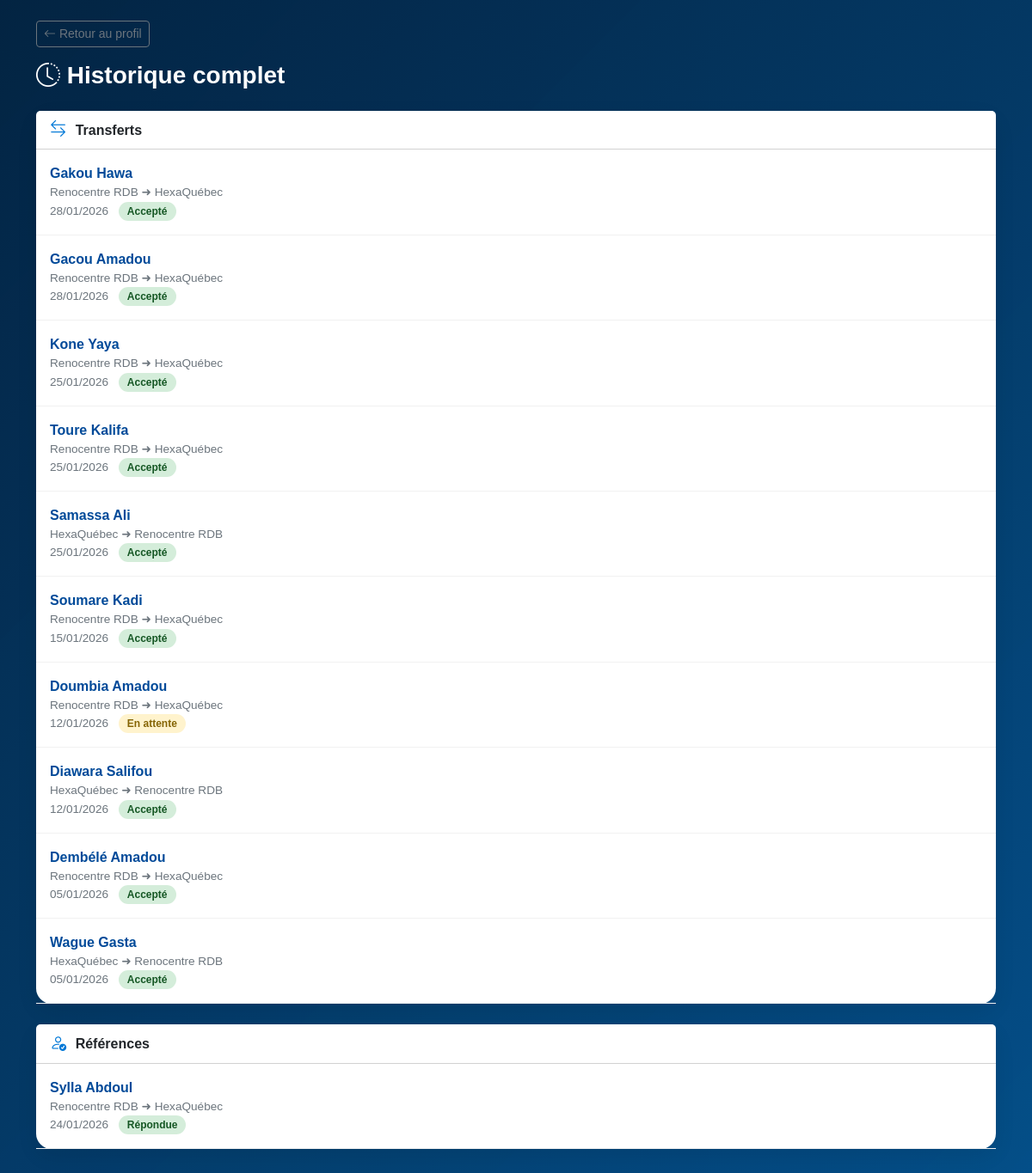
The page /historique/ (signed in) on the database as committed earlier.
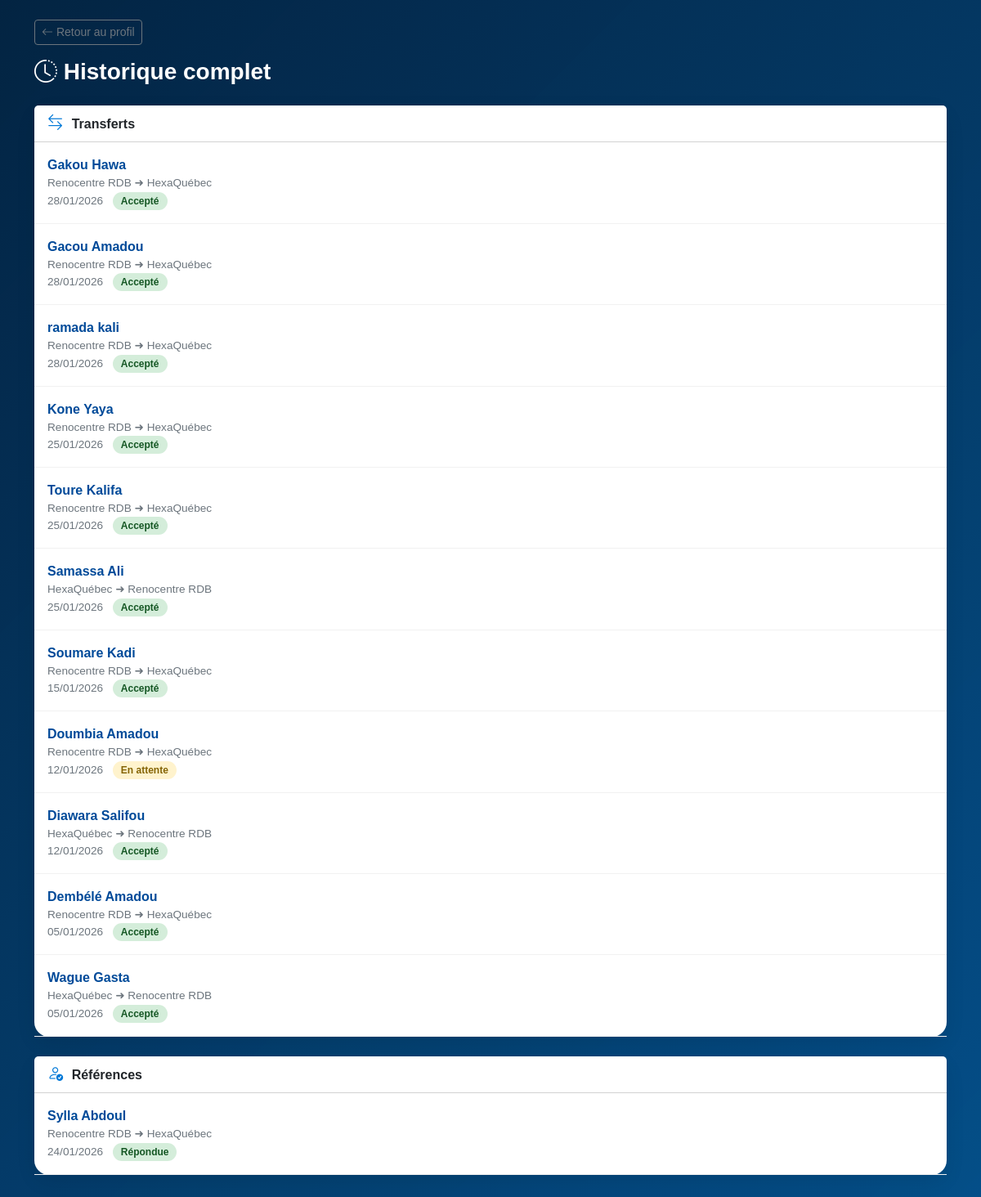
The same page on the database as committed later.
### rh/models.py (models this page shows, shortened)
class Transfert(models.Model):
    TYPE_OPERATION_CHOICES = [
        ("transfert", "Transfert"),
        ("embauche", "Embauche"),
    ]
    STATUT_CHOICES = [
        ("canadien", "Canadien / Résident permanent"),
        ("etranger", "Autre nationalité"),
    ]
    type_operation = models.CharField(
        max_length=10,
        choices=TYPE_OPERATION_CHOICES,
        default="transfert"
    )
    nom_employe = models.CharField(max_length=100)
    prenom_employe = models.CharField(max_length=100)
    poste = models.CharField(max_length=150)
    numero_employe = models.CharField(
        max_length=50,
        blank=True,
        null=True
    )
    date_naissance = models.DateField(null=True, blank=True)
    statut_canadien = models.CharField(
        max_length=20,
        choices=STATUT_CHOICES
    )
    nas = models.CharField(
        max_length=11,
        blank=True,
        null=True,
        help_text="NAS requis uniquement si autre nationalité"
    )
    ancienne_entreprise = models.ForeignKey(
        Employeur,
        on_delete=models.CASCADE,
        related_name="transferts_envoyes"
    )
    nouvelle_entreprise = models.ForeignKey(
        Employeur,
        on_delete=models.CASCADE,
        related_name="transferts_recus"
    )
    date_transfert = models.DateField()
    message = models.TextField(blank=True, null=True)
    date_creation = models.DateTimeField(auto_now_add=True)
    supprime_pour_employeur = models.BooleanField(default=False)
    statut = models.CharField(
        max_length=20,
        choices=[
            ("en_attente", "En attente"),
            ("accepte", "Accepté"),
            ("refuse", "Refusé"),
        ],
        default="en_attente",
    )
    motif_refus = models.TextField(blank=True, null=True)

class Employeur(models.Model):
    nom = models.CharField(max_length=150)
    rue = models.CharField(
        max_length=200,
        validators=[RegexValidator(regex=r"^[0-9A-Za-zÀ-ÿ\s,'\-]+$", message="Adresse invalide")]
    )
    code_postal = models.CharField(
        max_length=7,
        validators=[RegexValidator(regex=r"^[A-Za-z]\d[A-Za-z][ -]?\d[A-Za-z]\d$", message="Code postal canadien invalide (ex: H1A 2B3)")]
    )
    province = models.CharField(max_length=2, choices=PROVINCES_CANADA)
    telephone = models.CharField(
        max_length=20,
        validators=[RegexValidator(regex=r"^\+?1?\s?\(?\d{3}\)?[\s.-]?\d{3}[\s.-]?\d{4}$", message="Numéro de téléphone canadien invalide")]
    )
    email = models.EmailField(unique=True)
    mot_de_passe = models.CharField(max_length=128)
    logo = models.ImageField(upload_to="logos/", null=True, blank=True)
    latitude = models.DecimalField(max_digits=9, decimal_places=6, null=True, blank=True)
    longitude = models.DecimalField(max_digits=9, decimal_places=6, null=True, blank=True)

class Reference(models.Model):
    nom_employe = models.CharField(max_length=100)
    prenom_employe = models.CharField(max_length=100)
    poste = models.CharField(max_length=150)
    numero_employe = models.CharField(max_length=50)
    ancienne_entreprise = models.ForeignKey(
        Employeur, on_delete=models.CASCADE, related_name="references_donnees"
    )
    nouvelle_entreprise = models.ForeignKey(
        Employeur, on_delete=models.CASCADE, related_name="references_recues"
    )
    date_reference = models.DateField(auto_now_add=True)
    message = models.TextField(blank=True, null=True)
    supprime_pour_employeur = models.BooleanField(default=False)
    reponse_employeur = models.TextField(blank=True, null=True)

### rh/views.py (the view)
# urls.py: path("historique/", views.historique_employeur, name="historique_employeur"),
def historique_employeur(request):
    employeur_id = request.session.get("employeur_id")
    if not employeur_id:
        return redirect("login")
    employeur = get_object_or_404(Employeur, id=employeur_id)
    transferts = Transfert.objects.filter(
        Q(ancienne_entreprise=employeur) |
        Q(nouvelle_entreprise=employeur)
    ).order_by("-date_transfert")
    references = Reference.objects.filter(
        Q(ancienne_entreprise=employeur) |
        Q(nouvelle_entreprise=employeur)
    ).order_by("-date_reference")
    historiques = HistoriqueAction.objects.filter(
        employeur=employeur
    ).order_by("-date_action")
    return render(request, "historique_employeur.html", {
        "employeur": employeur,
        "transferts": transferts,
        "references": references,
        "historiques": historiques,
    })

### rh/templates/historique_employeur.html (shortened to what this page needs)
{% extends "base.html" %}
{% load static %}
{% block content %}
<div class="container mt-4 mb-5">
  <div class="mb-3">
    <a href="{% url 'profil_employeur' %}" class="btn btn-outline-secondary btn-sm">
      <i class="bi bi-arrow-left"></i> Retour au profil
    </a>
  </div>
  <h3 class="history-title mb-4">
    <i class="bi bi-clock-history"></i>
    Historique complet
  </h3>
  <div class="card history-card mb-4">
    <div class="card-header fw-bold bg-white">
      <i class="bi bi-arrow-left-right section-icon"></i>
      Transferts
    </div>
    {% for t in transferts %}
      <div class="history-item">
        <div class="history-name">
          {{ t.nom_employe }} {{ t.prenom_employe }}
        </div>
        <div class="history-meta">
          {{ t.ancienne_entreprise.nom }} ➜ {{ t.nouvelle_entreprise.nom }}<br>
          {{ t.date_transfert|date:"d/m/Y" }}
          {% if t.statut == "accepte" %}
            <span class="badge badge-status badge-success ms-2">Accepté</span>
          {% elif t.statut == "refuse" %}
            <span class="badge badge-status badge-danger ms-2">Refusé</span>
          {% else %}
            <span class="badge badge-status badge-warning ms-2">En attente</span>
          {% endif %}
        </div>
      </div>
    {% empty %}
      <div class="p-3 text-muted text-center">
        Aucun transfert enregistré
      </div>
    {% endfor %}
  </div>
  <div class="card history-card mb-4">
    <div class="card-header fw-bold bg-white">
      <i class="bi bi-person-check section-icon"></i>
      Références
    </div>
    {% for r in references %}
      <div class="history-item">
        <div class="history-name">
          {{ r.nom_employe }} {{ r.prenom_employe }}
        </div>
        <div class="history-meta">
          {{ r.ancienne_entreprise.nom }} ➜ {{ r.nouvelle_entreprise.nom }}<br>
          {{ r.date_reference|date:"d/m/Y" }}
          {% if r.reponse_employeur %}
            <span class="badge badge-status badge-success ms-2">Répondue</span>
          {% else %}
            <span class="badge badge-status badge-info ms-2">Sans réponse</span>
          {% endif %}
        </div>
      </div>
    {% empty %}
      <div class="p-3 text-muted text-center">
        Aucune référence enregistrée
      </div>
    {% endfor %}
  </div>
</div>
{% endblock %}

Rows that differ between the two databases and show on the page:
added Transfert: nom_employe "ramada", prenom_employe "kali", ancienne_entreprise.nom "Renocentre RDB", nouvelle_entreprise.nom "HexaQuébec", date_transfert "28/01/2026", statut "Accepté"
